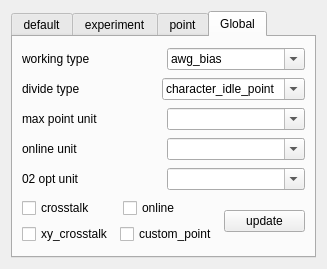
<?xml version="1.0" encoding="UTF-8"?>
<ui version="4.0">
 <class>Form</class>
 <widget class="QWidget" name="Form">
  <property name="geometry">
   <rect>
    <x>0</x>
    <y>0</y>
    <width>327</width>
    <height>269</height>
   </rect>
  </property>
  <property name="sizePolicy">
   <sizepolicy hsizetype="Preferred" vsizetype="Preferred">
    <horstretch>0</horstretch>
    <verstretch>0</verstretch>
   </sizepolicy>
  </property>
  <property name="windowTitle">
   <string>Form</string>
  </property>
  <property name="windowIcon">
   <iconset theme="system-run">
    <normaloff>.</normaloff>.</iconset>
  </property>
  <layout class="QVBoxLayout" name="verticalLayout">
   <item>
    <widget class="QTabWidget" name="tabWidget">
     <property name="sizePolicy">
      <sizepolicy hsizetype="Preferred" vsizetype="Preferred">
       <horstretch>0</horstretch>
       <verstretch>0</verstretch>
      </sizepolicy>
     </property>
     <property name="currentIndex">
      <number>3</number>
     </property>
     <widget class="QWidget" name="default_tab">
      <attribute name="title">
       <string>default</string>
      </attribute>
      <layout class="QVBoxLayout" name="verticalLayout_4" stretch="1,2,2,2,1,2,1">
       <item>
        <spacer name="verticalSpacer">
         <property name="orientation">
          <enum>Qt::Vertical</enum>
         </property>
         <property name="sizeHint" stdset="0">
          <size>
           <width>20</width>
           <height>12</height>
          </size>
         </property>
        </spacer>
       </item>
       <item>
        <layout class="QHBoxLayout" name="horizontalLayout">
         <item>
          <widget class="QLabel" name="label_10">
           <property name="text">
            <string>context name</string>
           </property>
          </widget>
         </item>
         <item>
          <widget class="QComboBox" name="default_context_com">
           <property name="editable">
            <bool>true</bool>
           </property>
           <item>
            <property name="text">
             <string>qubit_calibration</string>
            </property>
           </item>
           <item>
            <property name="text">
             <string>coupler_probe_calibration</string>
            </property>
           </item>
           <item>
            <property name="text">
             <string>coupler_calibration</string>
            </property>
           </item>
           <item>
            <property name="text">
             <string>cz_gate_calibration</string>
            </property>
           </item>
           <item>
            <property name="text">
             <string>crosstalk_measure</string>
            </property>
           </item>
           <item>
            <property name="text">
             <string>union_read_measure</string>
            </property>
           </item>
           <item>
            <property name="text">
             <string>net_tunable</string>
            </property>
           </item>
          </widget>
         </item>
        </layout>
       </item>
       <item>
        <layout class="QHBoxLayout" name="horizontalLayout_3">
         <item>
          <widget class="QLabel" name="label_6">
           <property name="text">
            <string>readout type</string>
           </property>
          </widget>
         </item>
         <item>
          <widget class="QComboBox" name="default_read_com">
           <property name="enabled">
            <bool>true</bool>
           </property>
           <property name="editable">
            <bool>true</bool>
           </property>
          </widget>
         </item>
        </layout>
       </item>
       <item>
        <layout class="QHBoxLayout" name="horizontalLayout_4">
         <item>
          <widget class="QLabel" name="label_2">
           <property name="text">
            <string>physical unit</string>
           </property>
          </widget>
         </item>
         <item>
          <widget class="QMultiComboBox" name="default_physical_unit_com">
           <property name="enabled">
            <bool>true</bool>
           </property>
           <property name="editable">
            <bool>true</bool>
           </property>
          </widget>
         </item>
        </layout>
       </item>
       <item>
        <spacer name="verticalSpacer_3">
         <property name="orientation">
          <enum>Qt::Vertical</enum>
         </property>
         <property name="sizeHint" stdset="0">
          <size>
           <width>20</width>
           <height>12</height>
          </size>
         </property>
        </spacer>
       </item>
       <item>
        <layout class="QHBoxLayout" name="horizontalLayout_5" stretch="4,2,1">
         <item>
          <spacer name="horizontalSpacer">
           <property name="orientation">
            <enum>Qt::Horizontal</enum>
           </property>
           <property name="sizeHint" stdset="0">
            <size>
             <width>40</width>
             <height>20</height>
            </size>
           </property>
          </spacer>
         </item>
         <item>
          <widget class="QPushButton" name="btn_default_refresh">
           <property name="text">
            <string>refresh</string>
           </property>
          </widget>
         </item>
         <item>
          <spacer name="horizontalSpacer_4">
           <property name="orientation">
            <enum>Qt::Horizontal</enum>
           </property>
           <property name="sizeHint" stdset="0">
            <size>
             <width>40</width>
             <height>20</height>
            </size>
           </property>
          </spacer>
         </item>
        </layout>
       </item>
       <item>
        <spacer name="verticalSpacer_2">
         <property name="orientation">
          <enum>Qt::Vertical</enum>
         </property>
         <property name="sizeHint" stdset="0">
          <size>
           <width>20</width>
           <height>12</height>
          </size>
         </property>
        </spacer>
       </item>
      </layout>
     </widget>
     <widget class="QWidget" name="exp_tab">
      <attribute name="title">
       <string>experiment</string>
      </attribute>
      <layout class="QVBoxLayout" name="verticalLayout_3" stretch="1,2,2,2,1,2,1">
       <item>
        <spacer name="verticalSpacer_4">
         <property name="orientation">
          <enum>Qt::Vertical</enum>
         </property>
         <property name="sizeHint" stdset="0">
          <size>
           <width>20</width>
           <height>12</height>
          </size>
         </property>
        </spacer>
       </item>
       <item>
        <layout class="QHBoxLayout" name="horizontalLayout_6">
         <item>
          <widget class="QLabel" name="label_9">
           <property name="text">
            <string>context name</string>
           </property>
          </widget>
         </item>
         <item>
          <widget class="QComboBox" name="exp_context_com">
           <property name="editable">
            <bool>true</bool>
           </property>
          </widget>
         </item>
        </layout>
       </item>
       <item>
        <layout class="QHBoxLayout" name="horizontalLayout_7">
         <item>
          <widget class="QLabel" name="label_8">
           <property name="text">
            <string>readout type</string>
           </property>
          </widget>
         </item>
         <item>
          <widget class="QComboBox" name="exp_read_com">
           <property name="enabled">
            <bool>true</bool>
           </property>
           <property name="editable">
            <bool>true</bool>
           </property>
          </widget>
         </item>
        </layout>
       </item>
       <item>
        <layout class="QHBoxLayout" name="horizontalLayout_8">
         <item>
          <widget class="QLabel" name="label_7">
           <property name="text">
            <string>physical unit</string>
           </property>
          </widget>
         </item>
         <item>
          <widget class="QMultiComboBox" name="exp_physical_unit_com">
           <property name="enabled">
            <bool>true</bool>
           </property>
           <property name="editable">
            <bool>true</bool>
           </property>
          </widget>
         </item>
        </layout>
       </item>
       <item>
        <spacer name="verticalSpacer_5">
         <property name="orientation">
          <enum>Qt::Vertical</enum>
         </property>
         <property name="sizeHint" stdset="0">
          <size>
           <width>20</width>
           <height>12</height>
          </size>
         </property>
        </spacer>
       </item>
       <item>
        <layout class="QHBoxLayout" name="horizontalLayout_16" stretch="4,2,1">
         <item>
          <spacer name="horizontalSpacer_5">
           <property name="orientation">
            <enum>Qt::Horizontal</enum>
           </property>
           <property name="sizeHint" stdset="0">
            <size>
             <width>40</width>
             <height>20</height>
            </size>
           </property>
          </spacer>
         </item>
         <item>
          <widget class="QPushButton" name="btn_exp_save">
           <property name="text">
            <string>save</string>
           </property>
          </widget>
         </item>
         <item>
          <spacer name="horizontalSpacer_6">
           <property name="orientation">
            <enum>Qt::Horizontal</enum>
           </property>
           <property name="sizeHint" stdset="0">
            <size>
             <width>40</width>
             <height>20</height>
            </size>
           </property>
          </spacer>
         </item>
        </layout>
       </item>
       <item>
        <spacer name="verticalSpacer_6">
         <property name="orientation">
          <enum>Qt::Vertical</enum>
         </property>
         <property name="sizeHint" stdset="0">
          <size>
           <width>20</width>
           <height>12</height>
          </size>
         </property>
        </spacer>
       </item>
      </layout>
     </widget>
     <widget class="QWidget" name="point_tab">
      <attribute name="title">
       <string>point</string>
      </attribute>
      <layout class="QVBoxLayout" name="verticalLayout_2">
       <item>
        <widget class="QPointTableView" name="point_table_view"/>
       </item>
      </layout>
     </widget>
     <widget class="QWidget" name="tab">
      <attribute name="title">
       <string>Global</string>
      </attribute>
      <layout class="QVBoxLayout" name="verticalLayout_6">
       <item>
        <layout class="QHBoxLayout" name="horizontalLayout_9">
         <item>
          <widget class="QLabel" name="label_glo_1">
           <property name="text">
            <string>working type</string>
           </property>
          </widget>
         </item>
         <item>
          <widget class="QComboBox" name="com_work_type">
           <property name="enabled">
            <bool>true</bool>
           </property>
           <property name="editable">
            <bool>true</bool>
           </property>
           <property name="currentText">
            <string>awg_bias</string>
           </property>
           <property name="frame">
            <bool>true</bool>
           </property>
           <item>
            <property name="text">
             <string>awg_bias</string>
            </property>
           </item>
           <item>
            <property name="text">
             <string>ac</string>
            </property>
           </item>
           <item>
            <property name="text">
             <string>dc</string>
            </property>
           </item>
          </widget>
         </item>
        </layout>
       </item>
       <item>
        <layout class="QHBoxLayout" name="horizontalLayout_10">
         <item>
          <widget class="QLabel" name="label_glo_2">
           <property name="text">
            <string>divide type</string>
           </property>
          </widget>
         </item>
         <item>
          <widget class="QComboBox" name="com_divide_type">
           <property name="enabled">
            <bool>true</bool>
           </property>
           <property name="editable">
            <bool>true</bool>
           </property>
           <item>
            <property name="text">
             <string>character_idle_point</string>
            </property>
           </item>
           <item>
            <property name="text">
             <string>calibrate_idle_point</string>
            </property>
           </item>
           <item>
            <property name="text">
             <string>character_point</string>
            </property>
           </item>
           <item>
            <property name="text">
             <string>sweet_point</string>
            </property>
           </item>
           <item>
            <property name="text">
             <string>calibration_point</string>
            </property>
           </item>
          </widget>
         </item>
        </layout>
       </item>
       <item>
        <layout class="QHBoxLayout" name="horizontalLayout_11">
         <item>
          <widget class="QLabel" name="label_glo_3">
           <property name="text">
            <string>max point unit</string>
           </property>
          </widget>
         </item>
         <item>
          <widget class="QMultiComboBox" name="com_max_qubit">
           <property name="enabled">
            <bool>true</bool>
           </property>
           <property name="editable">
            <bool>true</bool>
           </property>
          </widget>
         </item>
        </layout>
       </item>
       <item>
        <layout class="QHBoxLayout" name="horizontalLayout_12">
         <item>
          <widget class="QLabel" name="label_glo_4">
           <property name="text">
            <string>online unit</string>
           </property>
          </widget>
         </item>
         <item>
          <widget class="QMultiComboBox" name="com_online_qubit">
           <property name="enabled">
            <bool>true</bool>
           </property>
           <property name="editable">
            <bool>true</bool>
           </property>
          </widget>
         </item>
        </layout>
       </item>
       <item>
        <layout class="QHBoxLayout" name="horizontalLayout_13">
         <item>
          <widget class="QLabel" name="label_glo_5">
           <property name="text">
            <string>02 opt unit</string>
           </property>
          </widget>
         </item>
         <item>
          <widget class="QMultiComboBox" name="f02_opt_qubit">
           <property name="enabled">
            <bool>true</bool>
           </property>
           <property name="editable">
            <bool>true</bool>
           </property>
          </widget>
         </item>
        </layout>
       </item>
       <item>
        <layout class="QHBoxLayout" name="horizontalLayout_17">
         <item>
          <layout class="QVBoxLayout" name="verticalLayout_5">
           <item>
            <layout class="QHBoxLayout" name="horizontalLayout_14">
             <item>
              <widget class="QCheckBox" name="crosstalk_check">
               <property name="enabled">
                <bool>true</bool>
               </property>
               <property name="text">
                <string>crosstalk</string>
               </property>
               <property name="checkable">
                <bool>true</bool>
               </property>
               <property name="checked">
                <bool>false</bool>
               </property>
               <property name="tristate">
                <bool>false</bool>
               </property>
              </widget>
             </item>
             <item>
              <widget class="QCheckBox" name="online_check">
               <property name="enabled">
                <bool>true</bool>
               </property>
               <property name="text">
                <string>online</string>
               </property>
               <property name="checkable">
                <bool>true</bool>
               </property>
               <property name="checked">
                <bool>false</bool>
               </property>
               <property name="tristate">
                <bool>false</bool>
               </property>
              </widget>
             </item>
            </layout>
           </item>
           <item>
            <layout class="QHBoxLayout" name="horizontalLayout_15">
             <item>
              <widget class="QCheckBox" name="xy_crosstalk_check">
               <property name="enabled">
                <bool>true</bool>
               </property>
               <property name="text">
                <string>xy_crosstalk</string>
               </property>
               <property name="checkable">
                <bool>true</bool>
               </property>
               <property name="checked">
                <bool>false</bool>
               </property>
               <property name="tristate">
                <bool>false</bool>
               </property>
              </widget>
             </item>
             <item>
              <widget class="QCheckBox" name="custom_point_check">
               <property name="enabled">
                <bool>true</bool>
               </property>
               <property name="text">
                <string>custom_point</string>
               </property>
               <property name="checkable">
                <bool>true</bool>
               </property>
               <property name="checked">
                <bool>false</bool>
               </property>
               <property name="tristate">
                <bool>false</bool>
               </property>
              </widget>
             </item>
            </layout>
           </item>
          </layout>
         </item>
         <item>
          <widget class="QPushButton" name="btn_global_set">
           <property name="text">
            <string>update</string>
           </property>
          </widget>
         </item>
        </layout>
       </item>
      </layout>
     </widget>
    </widget>
   </item>
  </layout>
 </widget>
 <customwidgets>
  <customwidget>
   <class>QMultiComboBox</class>
   <extends>QComboBox</extends>
   <header>pyqcat_visage.gui.widgets.combox_custom.combox_multi</header>
  </customwidget>
  <customwidget>
   <class>QPointTableView</class>
   <extends>QTableView</extends>
   <header>.table_view_point</header>
  </customwidget>
 </customwidgets>
 <resources/>
 <connections>
  <connection>
   <sender>default_context_com</sender>
   <signal>currentTextChanged(QString)</signal>
   <receiver>Form</receiver>
   <slot>refresh_com()</slot>
   <hints>
    <hint type="sourcelabel">
     <x>257</x>
     <y>209</y>
    </hint>
    <hint type="destinationlabel">
     <x>183</x>
     <y>184</y>
    </hint>
   </hints>
  </connection>
  <connection>
   <sender>exp_context_com</sender>
   <signal>currentTextChanged(QString)</signal>
   <receiver>Form</receiver>
   <slot>refresh_com()</slot>
   <hints>
    <hint type="sourcelabel">
     <x>82</x>
     <y>198</y>
    </hint>
    <hint type="destinationlabel">
     <x>183</x>
     <y>184</y>
    </hint>
   </hints>
  </connection>
  <connection>
   <sender>btn_default_refresh</sender>
   <signal>clicked()</signal>
   <receiver>Form</receiver>
   <slot>default_refresh()</slot>
   <hints>
    <hint type="sourcelabel">
     <x>69</x>
     <y>71</y>
    </hint>
    <hint type="destinationlabel">
     <x>163</x>
     <y>134</y>
    </hint>
   </hints>
  </connection>
  <connection>
   <sender>btn_exp_save</sender>
   <signal>clicked()</signal>
   <receiver>Form</receiver>
   <slot>context_save()</slot>
   <hints>
    <hint type="sourcelabel">
     <x>69</x>
     <y>71</y>
    </hint>
    <hint type="destinationlabel">
     <x>163</x>
     <y>134</y>
    </hint>
   </hints>
  </connection>
  <connection>
   <sender>btn_global_set</sender>
   <signal>clicked()</signal>
   <receiver>Form</receiver>
   <slot>update_global()</slot>
   <hints>
    <hint type="sourcelabel">
     <x>266</x>
     <y>219</y>
    </hint>
    <hint type="destinationlabel">
     <x>163</x>
     <y>134</y>
    </hint>
   </hints>
  </connection>
 </connections>
 <slots>
  <slot>refresh_com()</slot>
  <slot>context_save()</slot>
  <slot>default_refresh()</slot>
  <slot>update_global()</slot>
 </slots>
</ui>
